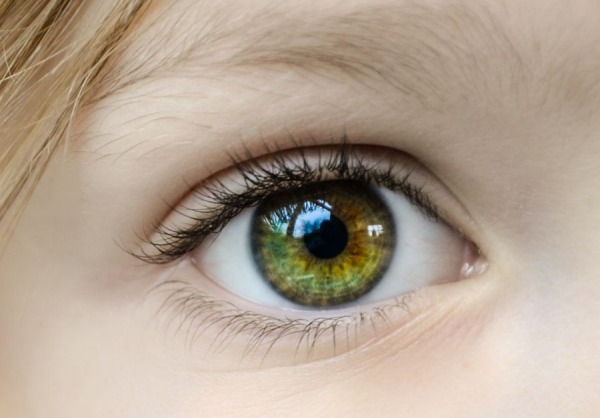
#> input picture starter_pack/images/part2_frequencies/eye.jpg, 600 x 418 px
$ jupyter execute pyramids.ipynb
#> lines starting #> are read from the running program, lines starting #| are printed output that depends on the picture; long printed decimals are rounded
### starter_pack/code/utils.py
"""Small helpers for loading, saving and showing images.

All images are handled as float32 NumPy arrays with values in [0, 1].
Color images have shape (H, W, 3) in RGB order; grayscale images have shape (H, W).
"""
import numpy as np
import cv2
import matplotlib.pyplot as plt


def load_image(path, gray=False):
    """Read an image file as a float32 array in [0, 1] (RGB, or grayscale if gray=True)."""
#> called with gray = False
    flag = cv2.IMREAD_GRAYSCALE if gray else cv2.IMREAD_COLOR
    im = cv2.imread(str(path), flag)
#> im is the input picture: shape (418, 600, 3); mean B, G, R 146.2, 162.5, 178.8
    if im is None:
        raise FileNotFoundError(f"Could not read image: {path}")
    if not gray:
        im = cv2.cvtColor(im, cv2.COLOR_BGR2RGB)
    return im.astype(np.float32) / 255.0


# [26 lines left out: functions save_image, show, not called in this run]

### pyramids.ipynb
[cell 1]
import numpy as np
import matplotlib.pyplot as plt
from starter_pack.code.utils import *
# kernal
K = np.array([1, 4, 6, 4, 1], dtype=np.float64) / 16.0

[cell 2]
def blur_axis(im, k, axis):
    """1D convolution using reflect padding, same output size."""
    r = len(k) // 2
    pad = [(0, 0)] * im.ndim
    pad[axis] = (r, r)
    p = np.pad(im, pad, mode="reflect")
    n = im.shape[axis]
    out = np.zeros(im.shape, dtype=np.float64)
    for i, w in enumerate(k):                    # loop over taps, not pixels
        out += w * np.take(p, np.arange(i, i + n), axis=axis)
    return out

[cell 3]
def blur(im):
    """Blur with k along x and y."""
    return blur_axis(blur_axis(im, K, 0), K, 1)

[cell 4]
def reduce(im):
    """Blur, then reduce by a factor of 2."""
    return blur(im)[::2, ::2]

[cell 5]
def expand(im, shape=None):
    """Put each pixel at the top-left of a 2x2 block of zeros, blur, multiply by 4.
    If `shape` is given, drop the extra last row/column (odd-sized targets)."""
    H, W = im.shape[:2]
    up = np.zeros((2 * H, 2 * W) + im.shape[2:], dtype=np.float64)
    up[::2, ::2] = im
    out = 4.0 * blur(up)
    if shape is not None:
        out = out[:shape[0], :shape[1]]
    return out

[cell 6]
def gaussian_pyramid(im, levels):
#> called with levels = 5
    gp = [im.astype(np.float64)]
    for _ in range(levels - 1):
        gp.append(reduce(gp[-1]))
#> after the loop, gp = 5 items
    return gp

[cell 7]
def laplacian_pyramid(gp):
    lp = [gp[i] - expand(gp[i + 1], gp[i].shape) for i in range(len(gp) - 1)]
    lp.append(gp[-1])                            # smallest Gaussian level itself
    return lp

[cell 8]
def reconstruct(lp):
    cur = lp[-1]
    for L in reversed(lp[:-1]):
        cur = expand(cur, L.shape) + L
    return cur

[cell 9]
def pyramid_canvas(levels, boost=None):
    """ Laplacian display"""
    H = levels[0].shape[0]
    W = sum(l.shape[1] for l in levels) + 10 * (len(levels) - 1)
    shape = (H, W) + levels[0].shape[2:]
    canvas = np.ones(shape)
    x = 0
    for i, l in enumerate(levels):
        last = i == len(levels) - 1                    # smallest Gaussian level: show as is
        d = l if (boost is None or last) else 0.5 + boost * l   # zero -> mid-gray
        canvas[:l.shape[0], x:x + l.shape[1]] = np.clip(d, 0, 1)
        x += l.shape[1] + 10
    return canvas

[cell 10]
if __name__ == "__main__":

    path = "starter_pack/images/part2_frequencies/eye.jpg"
    im = load_image(path)                         # color; use gray=True for grayscale
    levels = 5
    gp = gaussian_pyramid(im, levels)
#> gp = 5 items
    lp = laplacian_pyramid(gp)
#> in expand, `up[::2, ::2] = im`:
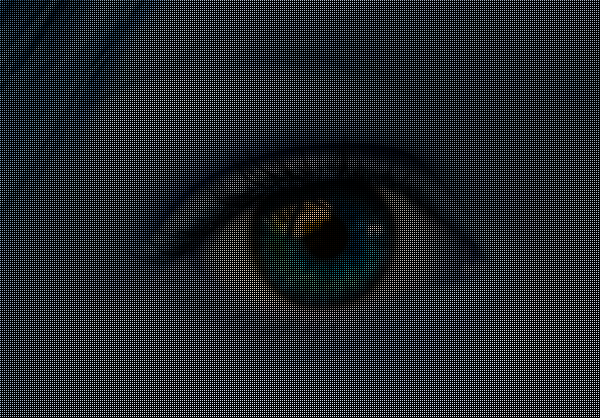
#> up: shape (418, 600, 3) float64; mean of channels 0, 1, 2 0.175, 0.159, 0.143; drawn as B, G, R
#> call 2 of expand, with shape = (209, 300, 3)
#> in expand (call 2), `H, W = im.shape[:2]`: H = 105; W = 150
#> in expand (call 2), `up[::2, ::2] = im`:
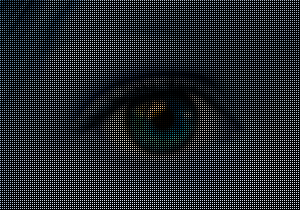
#> up: shape (210, 300, 3) float64; mean of channels 0, 1, 2 0.175, 0.159, 0.143; drawn as B, G, R
#> after the loop in blur_axis (call 11), `for i, w in enumerate(k):`:
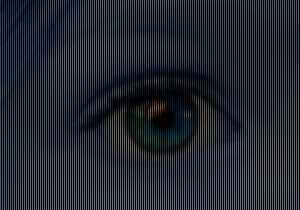
#> out: shape (210, 300, 3) float64; mean of channels 0, 1, 2 0.175, 0.159, 0.143; drawn as B, G, R
#> in blur_axis (call 12), `p = np.pad(im, pad, mode="reflect")`:
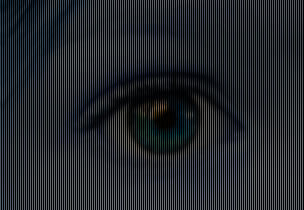
#> p: shape (210, 304, 3) float64; mean of channels 0, 1, 2 0.176, 0.16, 0.143; drawn as B, G, R
#> after the loop in blur_axis (call 12), `for i, w in enumerate(k):`:
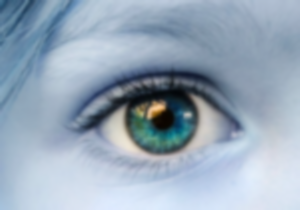
#> out: shape (210, 300, 3) float64; mean of channels 0, 1, 2 0.176, 0.159, 0.143; drawn with min black and max white
#> call 3 of expand, with shape = (105, 150, 3)
#> in expand (call 3), `H, W = im.shape[:2]`: H = 53; W = 75
#> in expand (call 3), `up[::2, ::2] = im`:
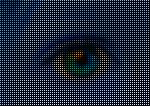
#> up: shape (106, 150, 3) float64; mean of channels 0, 1, 2 0.176, 0.159, 0.143; drawn as B, G, R
#> after the loop in blur_axis (call 13), `for i, w in enumerate(k):`:
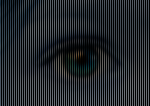
#> out: shape (106, 150, 3) float64; mean of channels 0, 1, 2 0.176, 0.16, 0.144; drawn as B, G, R
#> in blur_axis (call 14), `p = np.pad(im, pad, mode="reflect")`:
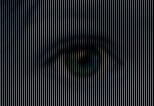
#> p: shape (106, 154, 3) float64; mean of channels 0, 1, 2 0.176, 0.16, 0.144; drawn as B, G, R
#> after the loop in blur_axis (call 14), `for i, w in enumerate(k):`:
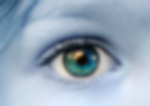
#> out: shape (106, 150, 3) float64; mean of channels 0, 1, 2 0.176, 0.16, 0.144; drawn with min black and max white
#> the loop in blur_axis (call 15), `for i, w in enumerate(k):` made 5 passes
#> pass 1, in blur_axis (call 15), `out += w * np.take(p, np.arange(i, i + n), axis=axis)`:
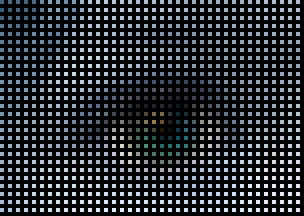
#> out: shape (54, 76, 3) float64 (shown 4 times larger); mean of channels 0, 1, 2 0.0109, 0.00987, 0.00885; drawn with min black and max white
#> in laplacian_pyramid, `lp = [gp[i] - expand(gp[i + 1], gp[i].shape) for i in range(len(gp) - ..`: lp = 4 items
#> lp = 5 items
    rec = reconstruct(lp)
#> the loop in reconstruct, `for L in reversed(lp[:-1]):` made 4 passes
#> (H in expand, W in expand) on passes 1 to 4: (27, 38), (53, 75), (105, 150), (209, 300)
    err = np.abs(rec - im)
    print("image shape:", im.shape)
#| image shape: (418, 600, 3)
    print("level shapes:", [g.shape[:2] for g in gp])
#| level shapes: [(418, 600), (209, 300), (105, 150), (53, 75), (27, 38)]
    print("max abs error:", err.max())
#| max abs error: 0.0
    total = sum(g.shape[0] * g.shape[1] for g in gp)
#> total = 334251
    print("pyramid size / image size:", total / (im.shape[0] * im.shape[1]))
#| pyramid size / image size: 1.333

    fig, ax = plt.subplots(3, 1, figsize=(12, 12))
    cm = "gray" if im.ndim == 2 else None
    ax[0].imshow(pyramid_canvas(gp), cmap=cm); ax[0].set_title("Gaussian pyramid")
#> in pyramid_canvas, `W = sum(l.shape[1] for l in levels) + 10 * (len(levels) - 1)`: W = 1203
#> in pyramid_canvas, `shape = (H, W) + levels[0].shape[2:]`: shape = (418, 1203, 3)
#> the loop in pyramid_canvas, `for i, l in enumerate(levels):` made 5 passes
#> (last, x) on passes 1 to 5: (False, 610), (False, 920), (False, 1080), (False, 1165), (True, 1213)
#> after the loop in pyramid_canvas, `for i, l in enumerate(levels):`: x = 1213
    ax[1].imshow(pyramid_canvas(lp, boost=3.0), cmap=cm)
#> the loop in pyramid_canvas (call 2), `for i, l in enumerate(levels):` made 5 passes
    ax[1].set_title("Laplacian pyramid, contrast boosted ")
    ax[2].imshow(np.clip(rec, 0, 1), cmap=cm)
    ax[2].set_title(f"Rebuilt image, max |error| = {err.max():.2e}")
    for a in ax: a.axis("off")
    plt.tight_layout(); plt.savefig("pyramids.png", dpi=150); plt.show()

$ run again, with starter_pack/images/part2_frequencies/hand.jpg copied over starter_pack/images/part2_frequencies/eye.jpg
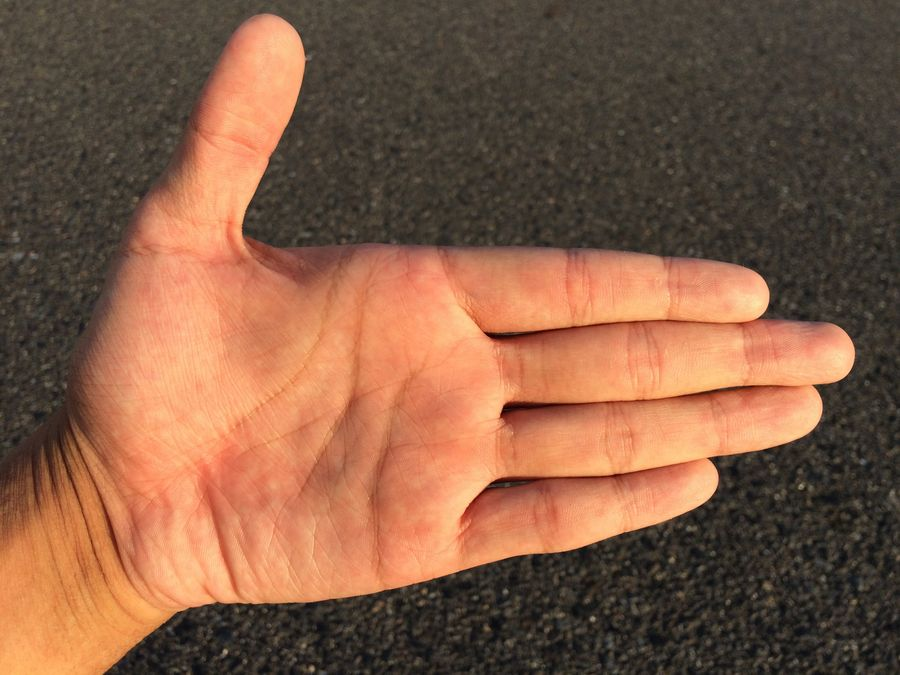
#> input picture starter_pack/images/part2_frequencies/hand.jpg, 900 x 675 px
#> in load_image, im is the input picture: shape (675, 900, 3); mean B, G, R 69.7, 92.6, 132.3
#> after the loop in gaussian_pyramid, `for _ in range(levels - 1):`: gp = 5 items
#> p: shape (676, 904, 3) float64
#> up: shape (338, 450, 3) float64
#> p: shape (342, 450, 3) float64
#> p: shape (338, 454, 3) float64
#> in expand (call 3), `H, W = im.shape[:2]`: H = 85; W = 113
#> up: shape (170, 226, 3) float64
#> p: shape (174, 226, 3) float64
#> after the loop in blur_axis (call 13), `for i, w in enumerate(k):`:
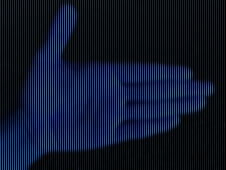
#> out: shape (170, 226, 3) float64; mean of channels 0, 1, 2 0.129, 0.0905, 0.0681; drawn as B, G, R
#> p: shape (170, 230, 3) float64
#> in expand (call 3), `out = out[:shape[0], :shape[1]]`:
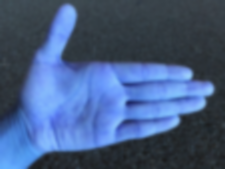
#> out: shape (169, 225, 3) float64; mean of channels 0, 1, 2 0.519, 0.363, 0.273; drawn as B, G, R
#> in laplacian_pyramid, `lp = [gp[i] - expand(gp[i + 1], gp[i].shape) for i in range(len(gp) - ..`: lp = 4 items
#> `lp = laplacian_pyramid(gp)`: lp = 5 items
#> the loop in reconstruct, `for L in reversed(lp[:-1]):` made 4 passes
#> (H in expand, W in expand) on passes 1 to 4: (43, 57), (85, 113), (169, 225), (338, 450)
#| image shape: (675, 900, 3)
#| level shapes: [(675, 900), (338, 450), (169, 225), (85, 113), (43, 57)]
#| max abs error: 0.0
#> total = 809681
#| pyramid size / image size: 1.333
#> in pyramid_canvas, `W = sum(l.shape[1] for l in levels) + 10 * (len(levels) - 1)`: W = 1785
#> shape = (675, 1785, 3)
#> the loop in pyramid_canvas, `for i, l in enumerate(levels):` made 5 passes
#> (last, x) on passes 1 to 5: (False, 910), (False, 1370), (False, 1605), (False, 1728), (True, 1795)
#> after the loop in pyramid_canvas, `for i, l in enumerate(levels):`: x = 1795
#> the loop in pyramid_canvas (call 2), `for i, l in enumerate(levels):` made 5 passes
